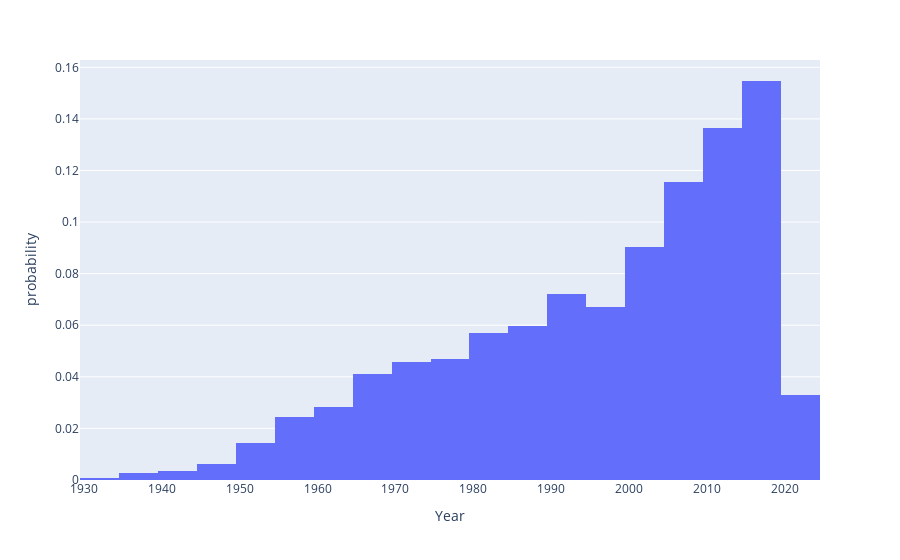

Here is the notebook cell this chart was saved with:
### Code cell
year = px.histogram(df, x = 'Year', histnorm='probability', nbins = 20)
year.show()

### Figure 1 — Plotly figure (JSON) as saved in the notebook; plotly's stock layout.template omitted (floating-point values rounded to 4 significant figures; data arrays with more than 128 entries replaced by an {"elided": "..."} marker saying what was removed)
{"data": [{"alignmentgroup": "True", "bingroup": "x", "histnorm": "probability", "hovertemplate": "Year=%{x}<br>probability=%{y}<extra></extra>", "legendgroup": "", "marker": {"color": "#636efa", "pattern": {"shape": ""}}, "name": "", "nbinsx": 20, "offsetgroup": "", "orientation": "v", "showlegend": false, "type": "histogram", "x": {"elided": "11979 int values"}, "xaxis": "x", "yaxis": "y"}], "layout": {"autosize": true, "barmode": "relative", "legend": {"tracegroupgap": 0}, "margin": {"t": 60}, "xaxis": {"anchor": "y", "autorange": true, "domain": [0, 1], "range": [1930.0, 2024.0], "title": {"text": "Year"}, "type": "linear"}, "yaxis": {"anchor": "x", "autorange": true, "domain": [0, 1], "range": [0, 0.1628], "title": {"text": "probability"}}}}
